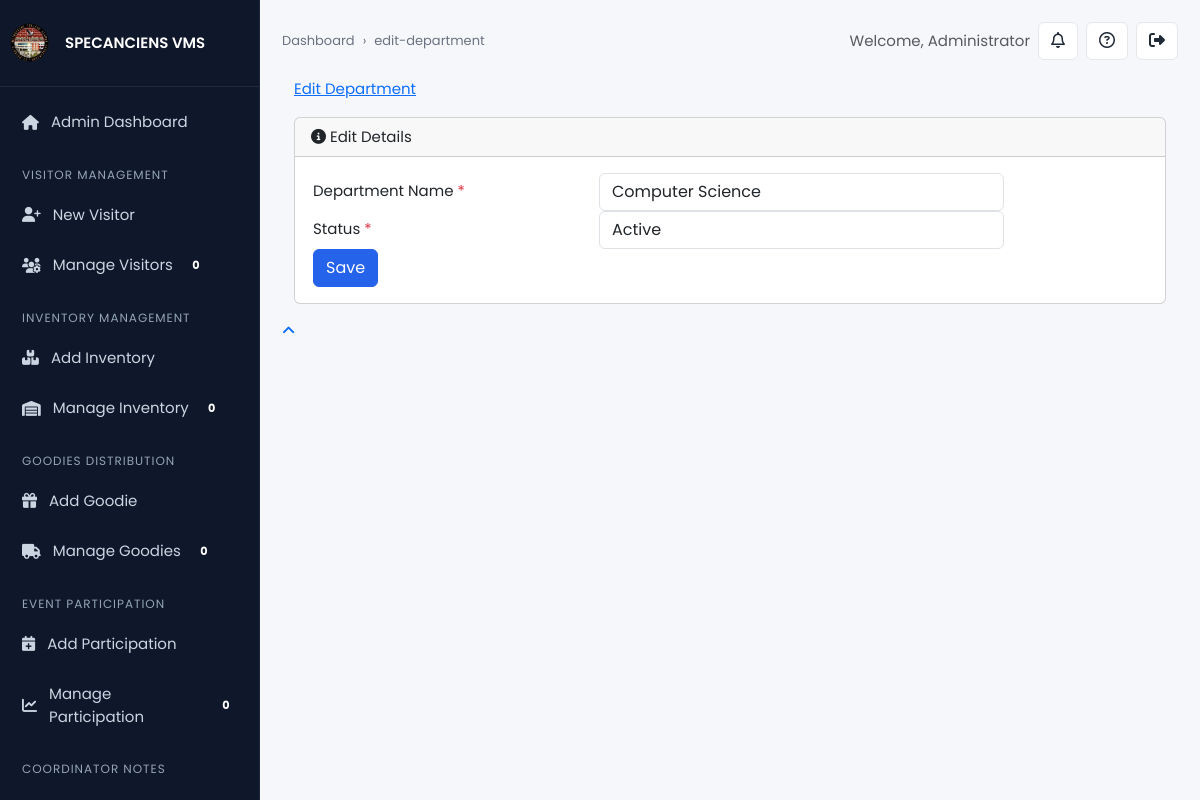
The app's page /admin/edit-department.php?id=1 (signed in), older data.
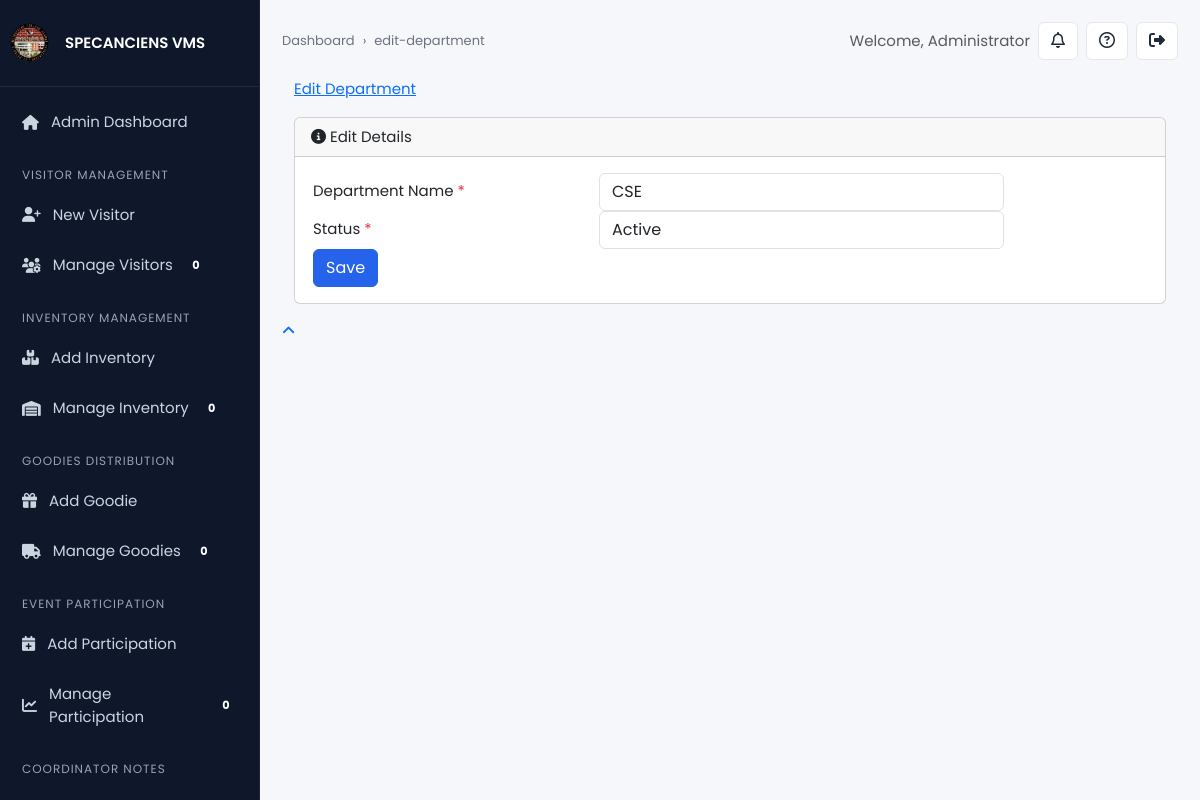
The same page, newer data.
### tables this page shows
CREATE TABLE IF NOT EXISTS vms_department (
  id INT AUTO_INCREMENT PRIMARY KEY,
  department VARCHAR(100) NOT NULL UNIQUE,
  status TINYINT(1) DEFAULT 1,
  created_at TIMESTAMP DEFAULT CURRENT_TIMESTAMP
);

### config/connection.php (called while the page is built, shortened)
<?php
if (!isset($base_url)) {
    if (!function_exists('vms_detect_base_url')) {
        function vms_detect_base_url(): string
        {
            $scheme = (!empty($_SERVER['HTTPS']) && $_SERVER['HTTPS'] !== 'off') ? 'https' : 'http';
            $host = $_SERVER['HTTP_HOST'];
            $document_root = $_SERVER['DOCUMENT_ROOT'] ?? '';
            $project_root = dirname(__DIR__);
            $document_root = $document_root ? rtrim(str_replace('\\', '/', $document_root), '/') : '';
            $project_root = str_replace('\\', '/', $project_root);
            $sub_dir = '';
            if ($document_root && strpos($project_root, $document_root) === 0) {
                $sub_dir = trim(substr($project_root, strlen($document_root)), '/');
            }
            $base_path = $sub_dir ? '/' . $sub_dir : '';
            return sprintf('%s://%s%s', $scheme, $host, $base_path);
        }
    }
    $base_url = $config['app']['base_url'] ?? vms_detect_base_url();
}
?>

### admin/edit-department.php (the view, shortened to what this page needs)
<?php
include '../config/connection.php';
$id = $_GET['id'];
$fetch_query = mysqli_query($conn, "select * from vms_department where id='$id'");
$row = mysqli_fetch_array($fetch_query);
        ?>
<?php include __DIR__ . '/../includes/header.php'; ?>
<div id="wrapper">
<?php include __DIR__ . '/../includes/sidebar.php'; ?>
    <div id="content-wrapper">
      <div class="container-fluid">
        <ol class="breadcrumb">
          <li class="breadcrumb-item">
            <a href="#">Edit Department</a>
          </li>
        </ol>
  <div class="card mb-3">
          <div class="card-header">
            <i class="fa fa-info-circle"></i>
            Edit Details</div>
      <form method="post" class="form-valide">
      <div class="card-body">
      <div class="form-group row">
      <label class="col-lg-4 col-form-label" for="department">Department Name <span class="text-danger">*</span></label>
       <div class="col-lg-6">
      <input type="text" name="deptname" id="deptname" class="form-control" placeholder="Enter Department Name" required value="<?php echo $row['department']; ?>">
       </div>
      </div>
      <div class="form-group row">
      <label class="col-lg-4 col-form-label" for="status">Status <span class="text-danger">*</span></label>
      <div class="col-lg-6">
      <select class="form-control" id="status" name="status" required>
      <option value="1" <?php if($row['status'] == 1) { ?> selected="selected"; <?php } ?>>Active</option>
      </select>
      </div>
      </div>
      <div class="form-group row">
      <div class="col-lg-8 ml-auto">
      <button type="submit" name="sv-dpt" class="btn btn-primary">Save</button>
      </div>
      </div>
      </div>
      </form>
    </div>
   </div>
  </div>
  <a class="scroll-to-top rounded" href="#page-top">
    <i class="fas fa-angle-up"></i>
  </a>
 <?php include __DIR__ . '/../includes/footer.php'; ?>

### includes/header.php (shortened to what this page needs)
<?php
$role = $_SESSION['role'] ?? 'member';
$name = $_SESSION['name'] ?? 'User';
$base_url = $base_url ?? '';
$dashboard_url = ($role === 'member')
  ? $base_url . '/member/dashboard.php'
  : $base_url . '/admin/dashboard.php';
?>
<!DOCTYPE html>
<html lang="en">
<head>
  <link rel="stylesheet" href="https://cdnjs.cloudflare.com/ajax/libs/font-awesome/6.5.2/css/all.min.css"/>
  <link href="https://cdn.jsdelivr.net/npm/bootstrap@5.3.3/dist/css/bootstrap.min.css" rel="stylesheet"/>
</head>
<body class="<?php echo ($role==='member') ? 'member-theme' : ''; ?>">
  <?php require_once __DIR__ . '/sidebar.php'; ?>
  <main class="main">
    <div class="topbar">
      <div class="crumbs">
        <a href="<?php echo $dashboard_url; ?>">Dashboard</a>
        <span>›</span>
        <span><?php echo basename($_SERVER['PHP_SELF'], '.php'); ?></span>
      </div>
      <div class="d-flex align-items-center gap-2">
        <span class="text-muted">Welcome, <?php echo htmlspecialchars($name); ?></span>
        <button class="btn btn-soft"><i class="fa-regular fa-bell"></i></button>
        <button class="btn btn-soft"><i class="fa-regular fa-circle-question"></i></button>
        <a href="/logout.php" class="btn btn-soft"><i class="fa-solid fa-right-from-bracket"></i></a>
      </div>
    </div>

### includes/sidebar.php (shortened to what this page needs)
<?php
$base_url = $base_url ?? '';
$current_page = basename($_SERVER['PHP_SELF']);
$role = $_SESSION['role'] ?? 'member';
if ($role === 'admin') {
    $visitor_count = mysqli_fetch_assoc(mysqli_query($conn, "SELECT COUNT(*) as count FROM vms_visitors WHERE status=1"))['count'];
    $inventory_count = mysqli_fetch_assoc(mysqli_query($conn, "SELECT COUNT(*) as count FROM vms_inventory"))['count'];
    $goodies_count = mysqli_fetch_assoc(mysqli_query($conn, "SELECT COUNT(*) as count FROM vms_goodies_distribution"))['count'];
    $participation_count = mysqli_fetch_assoc(mysqli_query($conn, "SELECT COUNT(*) as count FROM vms_event_participation"))['count'];
} else {
    $visitor_count = mysqli_fetch_assoc(mysqli_query($conn, "SELECT COUNT(*) as count FROM vms_visitors WHERE status=1"))['count'];
}
?>
<aside class="sidebar" id="sidebar">
  <div class="brand">
    <img src="<?php echo $base_url; ?>/assets/images/SALogo.png" alt="Specanciens Logo" style="width:50px; height:50px; border-radius:8px; object-fit:cover; margin-left:-15px;">
    <span class="brand-text">SPECANCIENS VMS</span>
  </div>
  <ul class="nav">
    <?php if ($role === 'admin'): ?>
        <li><a href="<?php echo $base_url; ?>/admin/dashboard.php" class="<?php echo $current_page == 'dashboard.php' ? 'is-active' : ''; ?>"><i class="fa-solid fa-house"></i><span>Admin Dashboard</span></a></li>
    <?php else: ?>
        <li><a href="<?php echo $base_url; ?>/member/dashboard.php" class="<?php echo $current_page == 'dashboard.php' ? 'is-active' : ''; ?>"><i class="fa-solid fa-house"></i><span>Member Dashboard</span></a></li>
    <?php endif; ?>
    <li class="section-label">Visitor Management</li>
    <?php if ($role === 'admin'): ?>
        <li><a href="<?php echo $base_url; ?>/public/new-visitor.php" class="<?php echo $current_page == 'new-visitor.php' ? 'is-active' : ''; ?>"><i class="fa-solid fa-user-plus"></i><span>New Visitor</span></a></li>
        <li><a href="<?php echo $base_url; ?>/admin/manage-visitors.php" class="<?php echo $current_page == 'manage-visitors.php' ? 'is-active' : ''; ?>"><i class="fa-solid fa-users-gear"></i><span>Manage Visitors</span><span class="badge"><?php echo $visitor_count; ?></span></a></li>
    <?php else: ?>
        <li><a href="<?php echo $base_url; ?>/member/member_manage_visitors.php" class="<?php echo $current_page == 'member_manage_visitors.php' ? 'is-active' : ''; ?>"><i class="fa-solid fa-users-gear"></i><span>Manage Visitors</span><span class="badge"><?php echo $visitor_count; ?></span></a></li>
    <?php endif; ?>
    <?php if ($role === 'admin'): ?>
    <li class="section-label">Inventory Management</li>
    <li><a href="<?php echo $base_url; ?>/actions/add_inventory.php" class="<?php echo $current_page == 'add_inventory.php' ? 'is-active' : ''; ?>"><i class="fa-solid fa-boxes"></i><span>Add Inventory</span></a></li>
    <li><a href="<?php echo $base_url; ?>/admin/manage-inventory.php" class="<?php echo $current_page == 'manage-inventory.php' ? 'is-active' : ''; ?>"><i class="fa-solid fa-warehouse"></i><span>Manage Inventory</span><span class="badge"><?php echo $inventory_count; ?></span></a></li>
    <li class="section-label">Goodies Distribution</li>
    <li><a href="<?php echo $base_url; ?>/actions/add_goodie.php" class="<?php echo $current_page == 'add_goodie.php' ? 'is-active' : ''; ?>"><i class="fa-solid fa-gift"></i><span>Add Goodie</span></a></li>
    <li><a href="<?php echo $base_url; ?>/admin/manage-goodies.php" class="<?php echo $current_page == 'manage-goodies.php' ? 'is-active' : ''; ?>"><i class="fa-solid fa-truck"></i><span>Manage Goodies</span><span class="badge"><?php echo $goodies_count; ?></span></a></li>
    <li class="section-label">Event Participation</li>
    <li><a href="<?php echo $base_url; ?>/actions/add_participation.php" class="<?php echo $current_page == 'add_participation.php' ? 'is-active' : ''; ?>"><i class="fa-solid fa-calendar-plus"></i><span>Add Participation</span></a></li>
    <li><a href="<?php echo $base_url; ?>/admin/manage-participation.php" class="<?php echo $current_page == 'manage-participation.php' ? 'is-active' : ''; ?>"><i class="fa-solid fa-chart-line"></i><span>Manage Participation</span><span class="badge"><?php echo $participation_count; ?></span></a></li>
    <li class="section-label">Coordinator Notes</li>
    <li><a href="<?php echo $base_url; ?>/actions/add_note.php" class="<?php echo $current_page == 'add_note.php' ? 'is-active' : ''; ?>"><i class="fa-solid fa-sticky-note"></i><span>Add Note</span></a></li>
    <?php endif; ?>
  </ul>
</aside>

### includes/footer.php (shortened to what this page needs)
</body>
</html>

### includes/header.php (style rules this page uses)
:root { --bg:#f6f7fb; --card:#ffffff; --ink:#1f2937; --ink-soft:#6b7280; --edge:#e5e7eb; --brand:#2563eb; --accent:#10b981; --warn:#f59e0b; --danger:#ef4444; }
* { box-sizing:border-box }
body { margin:0; background:var(--bg); color:var(--ink); font-family:'Poppins',sans-serif; font-size:15px; }
.sidebar { position:fixed; inset:0 auto 0 0; width:260px; background:#0f172a; color:#fff; border-right:1px solid rgba(255,255,255,0.06); display:flex; flex-direction:column; }
.brand { padding:18px 20px; border-bottom:1px solid rgba(255,255,255,0.08); display:flex; align-items:center; gap:10px; font-weight:600; }
.nav { list-style:none; padding:10px 10px 24px; margin:0; overflow:auto; }
.nav a { display:flex; gap:12px; align-items:center; padding:10px 12px; margin:4px 0; color:#cbd5e1; text-decoration:none; border-radius:8px; transition:all .15s ease; }
.nav .section-label { font-size:12px; letter-spacing:.08em; text-transform:uppercase; color:#94a3b8; padding:12px 12px 6px; margin-top:6px; }
.main { margin-left:260px; padding:22px; min-height:100vh; }
.card-body { padding:16px 18px; }
.btn-soft { border:1px solid var(--edge); background:#fff; color:var(--ink); }
.btn-primary { background:var(--brand); border-color:var(--brand) }
.topbar { display:flex; align-items:center; justify-content:space-between; gap:14px; margin-bottom:18px; }
.crumbs { display:flex; align-items:center; gap:8px; color:var(--ink-soft); font-size:13px; }
.crumbs a { color:var(--ink-soft); text-decoration:none }

Row changes from the older to the newer data that the page shows:
changed vms_department "Active": deptname "Computer Science" → "CSE"
